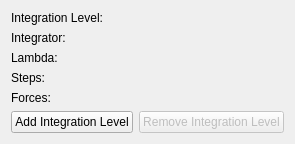
       <widget class="QWidget" name="tabMDint">
        <attribute name="title">
         <string>MD Integration</string>
        </attribute>
        <layout class="QVBoxLayout" name="verticalLayout_2">
         <item>
          <layout class="QGridLayout" name="gridLayout">
           <item row="1" column="0">
            <widget class="QLabel" name="lbl0_35">
             <property name="toolTip">
              <string>can put some relevant info about beta here...</string>
             </property>
             <property name="text">
              <string>Integrator:</string>
             </property>
            </widget>
           </item>
           <item row="4" column="0">
            <widget class="QLabel" name="lbl0_38">
             <property name="toolTip">
              <string>Number of integration steps per trajectory</string>
             </property>
             <property name="text">
              <string>Forces:</string>
             </property>
            </widget>
           </item>
           <item row="3" column="0">
            <widget class="QLabel" name="lbl0_37">
             <property name="toolTip">
              <string>Number of integration steps per trajectory</string>
             </property>
             <property name="text">
              <string>Steps:</string>
             </property>
            </widget>
           </item>
           <item row="2" column="0">
            <widget class="QLabel" name="lbl0_36">
             <property name="toolTip">
              <string>can put some relevant info about gauge actions here...</string>
             </property>
             <property name="text">
              <string>Lambda:</string>
             </property>
            </widget>
           </item>
           <item row="0" column="0">
            <widget class="QLabel" name="label">
             <property name="text">
              <string>Integration Level:</string>
             </property>
            </widget>
           </item>
          </layout>
         </item>
         <item>
          <layout class="QHBoxLayout" name="horizontalLayout_9">
           <property name="rightMargin">
            <number>0</number>
           </property>
           <item>
            <widget class="QPushButton" name="btnAddIntLevel">
             <property name="text">
              <string>Add Integration Level</string>
             </property>
            </widget>
           </item>
           <item>
            <widget class="QPushButton" name="btnRemoveIntLevel">
             <property name="enabled">
              <bool>false</bool>
             </property>
             <property name="text">
              <string>Remove Integration Level</string>
             </property>
            </widget>
           </item>
          </layout>
         </item>
        </layout>
       </widget>
